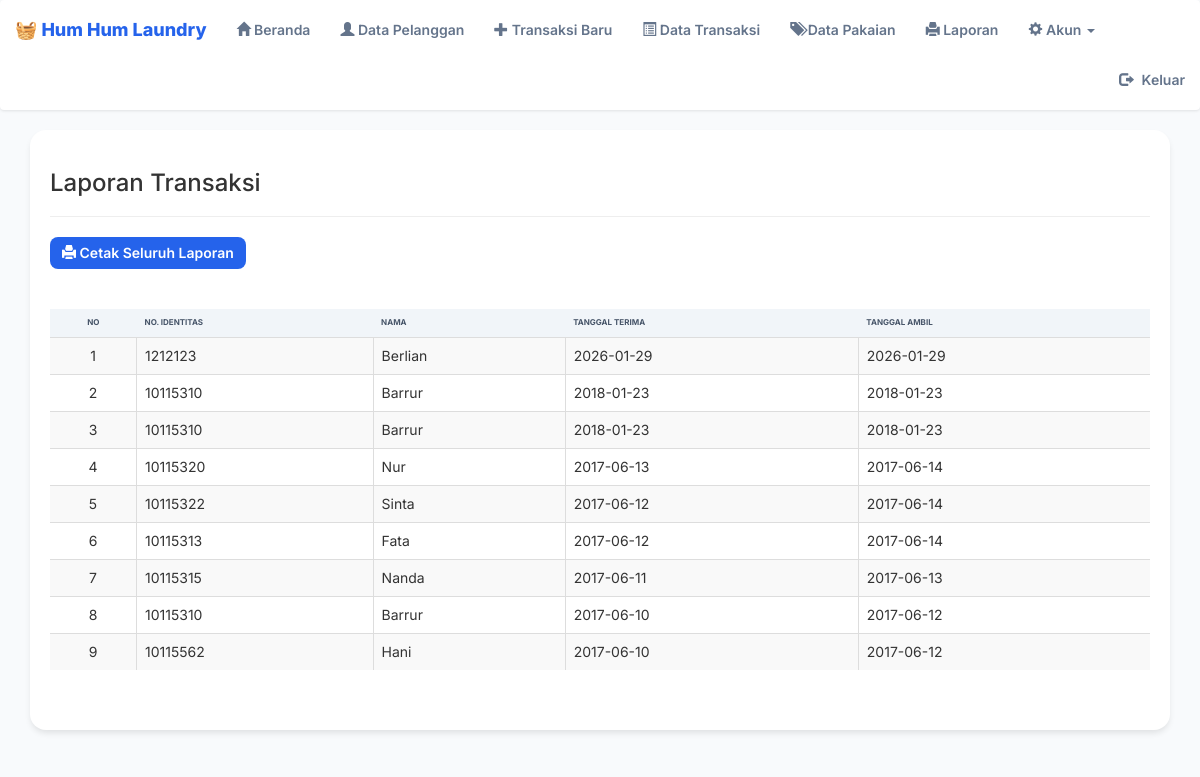
/laporan1.php (signed in), run on the app's committed database.
### tables this page shows
CREATE TABLE `transaksi` (
  `No_Order` char(4) NOT NULL,
  `No_Identitas` char(8) NOT NULL,
  `Tgl_Terima` date DEFAULT NULL,
  `Tgl_Ambil` date DEFAULT NULL,
  `total_berat` float NOT NULL,
  `diskon` float NOT NULL,
  `Total_Bayar` int DEFAULT NULL,
  `admin_id` int NOT NULL DEFAULT '1'
);

CREATE TABLE `pelanggan` (
  `No_Identitas` char(8) NOT NULL,
  `Nama` varchar(30) NOT NULL,
  `Alamat` varchar(30) DEFAULT NULL,
  `No_Hp` varchar(15) NOT NULL,
  `admin_id` int DEFAULT NULL
);

### laporan1.php (the view, shortened to what this page needs)
<?php
if (isset($_SESSION['id'])) {
?>
  <!DOCTYPE html>
  <html>
  <head>
    <?php
    include "include/header.php";
    ?>
  </head>
  <body style="background: #f8fafc;">
    <nav class="navbar navbar-default">
      <div class="container-fluid">
        <div class="navbar-header">
          <a class="navbar-brand" href="#">🧺 Hum Hum Laundry</a>
        </div>
        <ul class="nav navbar-nav">
          <?php
          include "include/list.php"
          ?>
        </ul>
        <ul class="nav navbar-nav navbar-right">
          <li><a href="logout.php"><span class="glyphicon glyphicon-log-out" style="margin-right: 5px;"></span> Keluar</a></li>
        </ul>
      </div>
    </nav>
    <div class="container">
      <div class="panel">
        <h3>Laporan Transaksi</h3>
        <hr>
        <div class="tombol" style="margin-bottom: 20px;">
          <a href="cetak.php" class="btn btn-primary"><span class="glyphicon glyphicon-print"></span> Cetak Seluruh Laporan</a>
        </div>
        <br>
        <table id="table" border="2" class="table table-striped table-bordered  table-responsive">
          <thead>
            <tr>
              <th style="text-align: center;">No</th>
              <th>No. Identitas</th>
              <th>Nama</th>
              <th>Tanggal Terima</th>
              <th>Tanggal Ambil</th>
            </tr>
          </thead>
          <tbody>
            <?php
            include "./include/koneksi.php";
            $i = 0 + 1;
            $sql = mysqli_query($conn, "SELECT transaksi.*, pelanggan.Nama FROM transaksi join pelanggan where transaksi.No_Identitas = pelanggan.No_Identitas  ORDER BY `No_Order` DESC");
            while ($hasil = mysqli_fetch_array($sql)) {
            ?>
              <tr>
                <td style="text-align: center;"><?php echo $i; ?></td>
                <td><?php echo $hasil['No_Identitas']; ?></td>
                <td><?php echo $hasil['Nama']; ?></td>
                <td><?php echo $hasil['Tgl_Terima']; ?></td>
                <td><?php echo $hasil['Tgl_Ambil']; ?></td>
              <?php
              $i++;
            }
              ?>
          </tbody>
        </table>
        <br>
        <br>
      </div>
  </body>
  </html>
<?php
} else {
  header("location:login/index.php");
}

### asset/css/admin-style.css (style rules this page uses)
:root { --primary: #2563eb; --sidebar-bg: #1e293b; --content-bg: #f8fafc; }
body { background-color: var(--content-bg) !important; font-family: "Inter", sans-serif !important; }
.navbar-default { background-color: #ffffff !important; border: none !important; box-shadow: 0 1px 3px rgba(0, 0, 0, 0.1) !important; padding: 0.5rem 0; }
.navbar-brand { font-weight: 800 !important; color: var(--primary) !important; }
.navbar-default .navbar-nav > li > a { color: #64748b !important; font-weight: 600; transition: all 0.2s; }
.container > .panel, .container > .table-responsive { background: white; border-radius: 16px; padding: 2rem; box-shadow: 0 4px 6px -1px rgba(0, 0, 0, 0.1); border: none; }
.btn-primary { background-color: var(--primary) !important; border: none !important; border-radius: 8px !important; padding: 0.6rem 1.2rem !important; font-weight: 600 !important; }
.table thead { background-color: #f1f5f9; }
.table thead th { border: none !important; color: #475569 !important; text-transform: uppercase; font-size: 0.8rem; font-weight: 700; }

### data on the page
transaksi: No_Identitas "1212123", pelanggan.Nama "Berlian", Tgl_Terima "2026-01-29", Tgl_Ambil "2026-01-29"
transaksi: No_Identitas "10115310", pelanggan.Nama "Barrur", Tgl_Terima "2018-01-23", Tgl_Ambil "2018-01-23"
transaksi: No_Identitas "10115310", pelanggan.Nama "Barrur", Tgl_Terima "2018-01-23", Tgl_Ambil "2018-01-23"
transaksi: No_Identitas "10115320", pelanggan.Nama "Nur", Tgl_Terima "2017-06-13", Tgl_Ambil "2017-06-14"
transaksi: No_Identitas "10115322", pelanggan.Nama "Sinta", Tgl_Terima "2017-06-12", Tgl_Ambil "2017-06-14"
transaksi: No_Identitas "10115313", pelanggan.Nama "Fata", Tgl_Terima "2017-06-12", Tgl_Ambil "2017-06-14"
transaksi: No_Identitas "10115315", pelanggan.Nama "Nanda", Tgl_Terima "2017-06-11", Tgl_Ambil "2017-06-13"
transaksi: No_Identitas "10115310", pelanggan.Nama "Barrur", Tgl_Terima "2017-06-10", Tgl_Ambil "2017-06-12"
transaksi: No_Identitas "10115562", pelanggan.Nama "Hani", Tgl_Terima "2017-06-10", Tgl_Ambil "2017-06-12"
